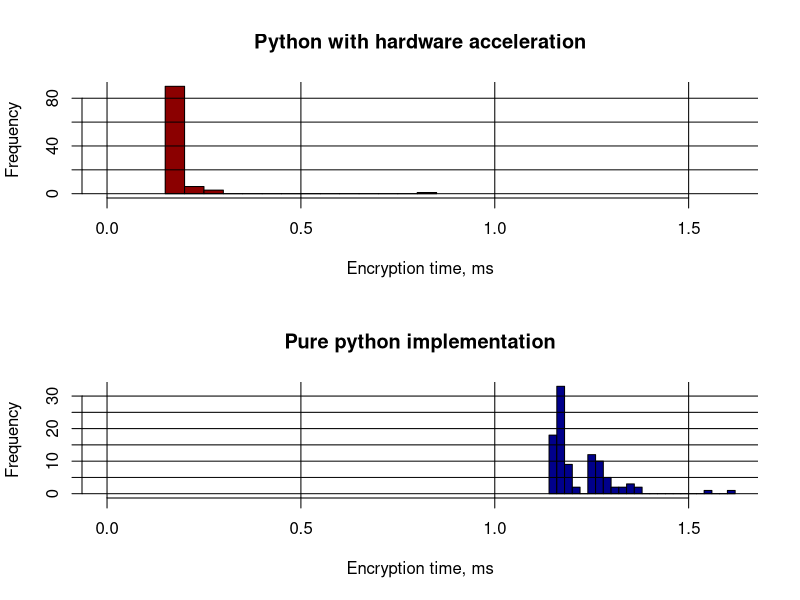

Source code (R):
d1<-scan("hw-python.txt")
d2<-scan("python.txt")

pdf("AES.pdf")
par(mfrow=c(2,1))
#plot(density(d1), xlim=c(min(d1), max(d2)), col="dark red", lwd=3, main="AES256 encryption: Python+hardware vs pure Python", xlab="Time to encrypt in CBC mode 1024 bytes, ms")
#lines(density(d2), lwd=3, col="dark blue")
#legend("topright", c("Python and hardware", "Pure Python"), col=c("dark red", "dark blue"), lwd=3, bg='lightblue')
hist(d1, col="dark red", breaks=20, main="Python with hardware acceleration", xlim=c(0, max(d2)), xlab="Encryption time, ms")
grid(lwd=1, col="black", lty=1)
hist(d2, col="dark blue", breaks=20, main="Pure python implementation", xlim=c(0, max(d2)), xlab="Encryption time, ms")
grid(lwd=1, col="black", lty=1)
dev.off()
